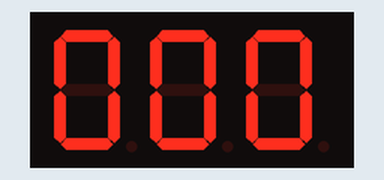
Simulated run of this sketch. Board: Arduino Uno, built with avr-gcc and run on an emulated ATmega328P. Shown: 3-digit seven-segment display. Wiring (inferred from the names in the program): MAX7219 LED driver: CS pin 10.

Above: at 0.05 s.
At 1.35 s:
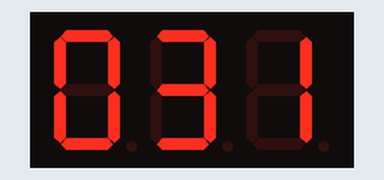
At 2.65 s:
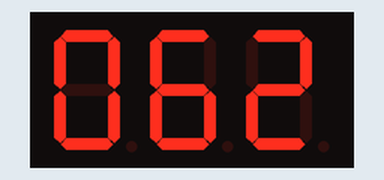
At 5.35 s:
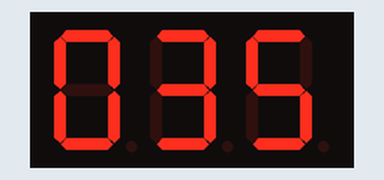
At 7.95 s:
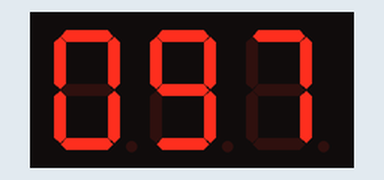
At 10.75 s:
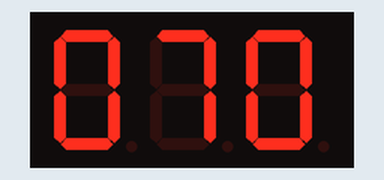

The sketch:

ch13r8.pde
```cpp
/*
  SPI_Max7221_0019
 */

#include <SPI.h>

const int slaveSelect = 10; //pin used to enable the active slave

const int numberOfDigits = 2; // change to match the number of digits wired up
const int maxCount       = 99;

int count = 0;

void setup()
{
  SPI.begin();   // initialize SPI
  pinMode(slaveSelect, OUTPUT);
  digitalWrite(slaveSelect,LOW);  //select slave
  // prepare the 7221 to display 7-segment data - see data sheet
  sendCommand(12,1);  // normal mode (default is shutdown mode);
  sendCommand(15,0);  // Display test off
  sendCommand(10,8);  // set medium intensity (range is 0-15)
  sendCommand(11,numberOfDigits);  // 7221 digit scan limit command
  sendCommand(9,255); // decode command, use standard 7-segment digits
  digitalWrite(slaveSelect,HIGH);  //deselect slave
}

void loop()
{
  displayNumber(count);
  count = count + 1;
  if( count > maxCount)
    count = 0;
  delay(100);
}

// function to display up to four digits on a 7-segment display
void displayNumber( int number)
{
  for(int i = 0; i < numberOfDigits; i++)
  {
    byte character = number % 10;  // get the value of the rightmost decade
    // send digit number as command, first digit is command 1
    sendCommand(numberOfDigits-i, character);
    number = number / 10;
  }
}

void sendCommand( int command, int value)
{
  digitalWrite(slaveSelect,LOW); //chip select is active low
  //2 byte data transfer to the 7221
  SPI.transfer(command);
  SPI.transfer(value);
  digitalWrite(slaveSelect,HIGH); //release chip, signal end transfer
}
```

Measured:
- by itself, everything shown: repeats every 10.0 s, in 100 steps
